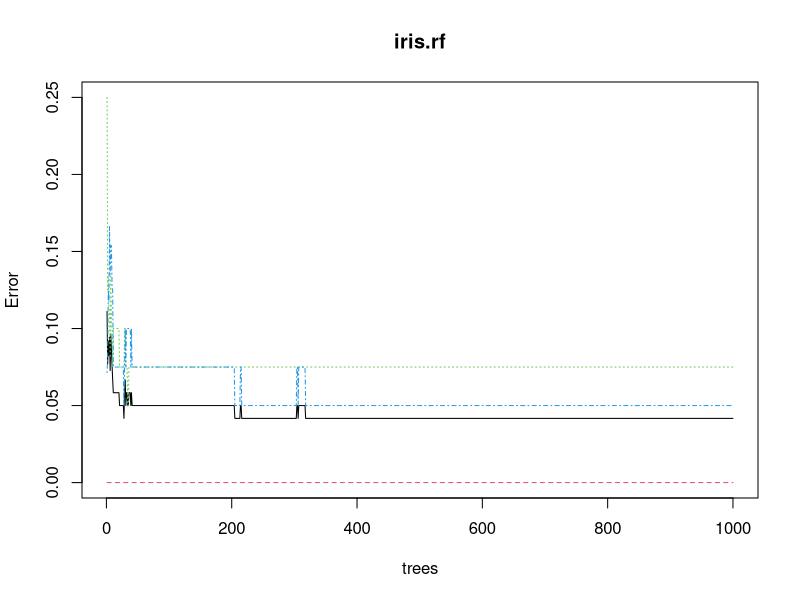

Here is the R script that generated this plot:
library(caret)

# Create index to split based on labels  
index <- createDataPartition(iris$Species, p=0.8, list=FALSE)

# Subset training set with index
iris.training <- iris[index,]

# Subset test set with index
iris.test <- iris[-index,]

# random forests
library(randomForest)
iris.rf <- randomForest(Species ~ ., data=iris.training, ntree=1000)

# plot mse
plot(iris.rf)

# feature importance
iris.rf$importance

# Predict the labels of the test set
predictions<-predict(iris.rf,iris.test[,1:4], type="class")

# Evaluate the predictions
table(predictions,iris.test[,5])

# Confusion matrix 
confusionMatrix(predictions,iris.test[,5])

# faster package
library(ranger) 
system.time(
  iris.rf <- randomForest(Species ~ ., data=iris.training, ntree=5000)
)
# user  system elapsed 
# 0.47    0.00    0.47


system.time(
  iris.ranger <- ranger(Species ~ ., data=iris.training, num.trees=5000)
)
# user  system elapsed 
# 0.08    0.05    0.06 
